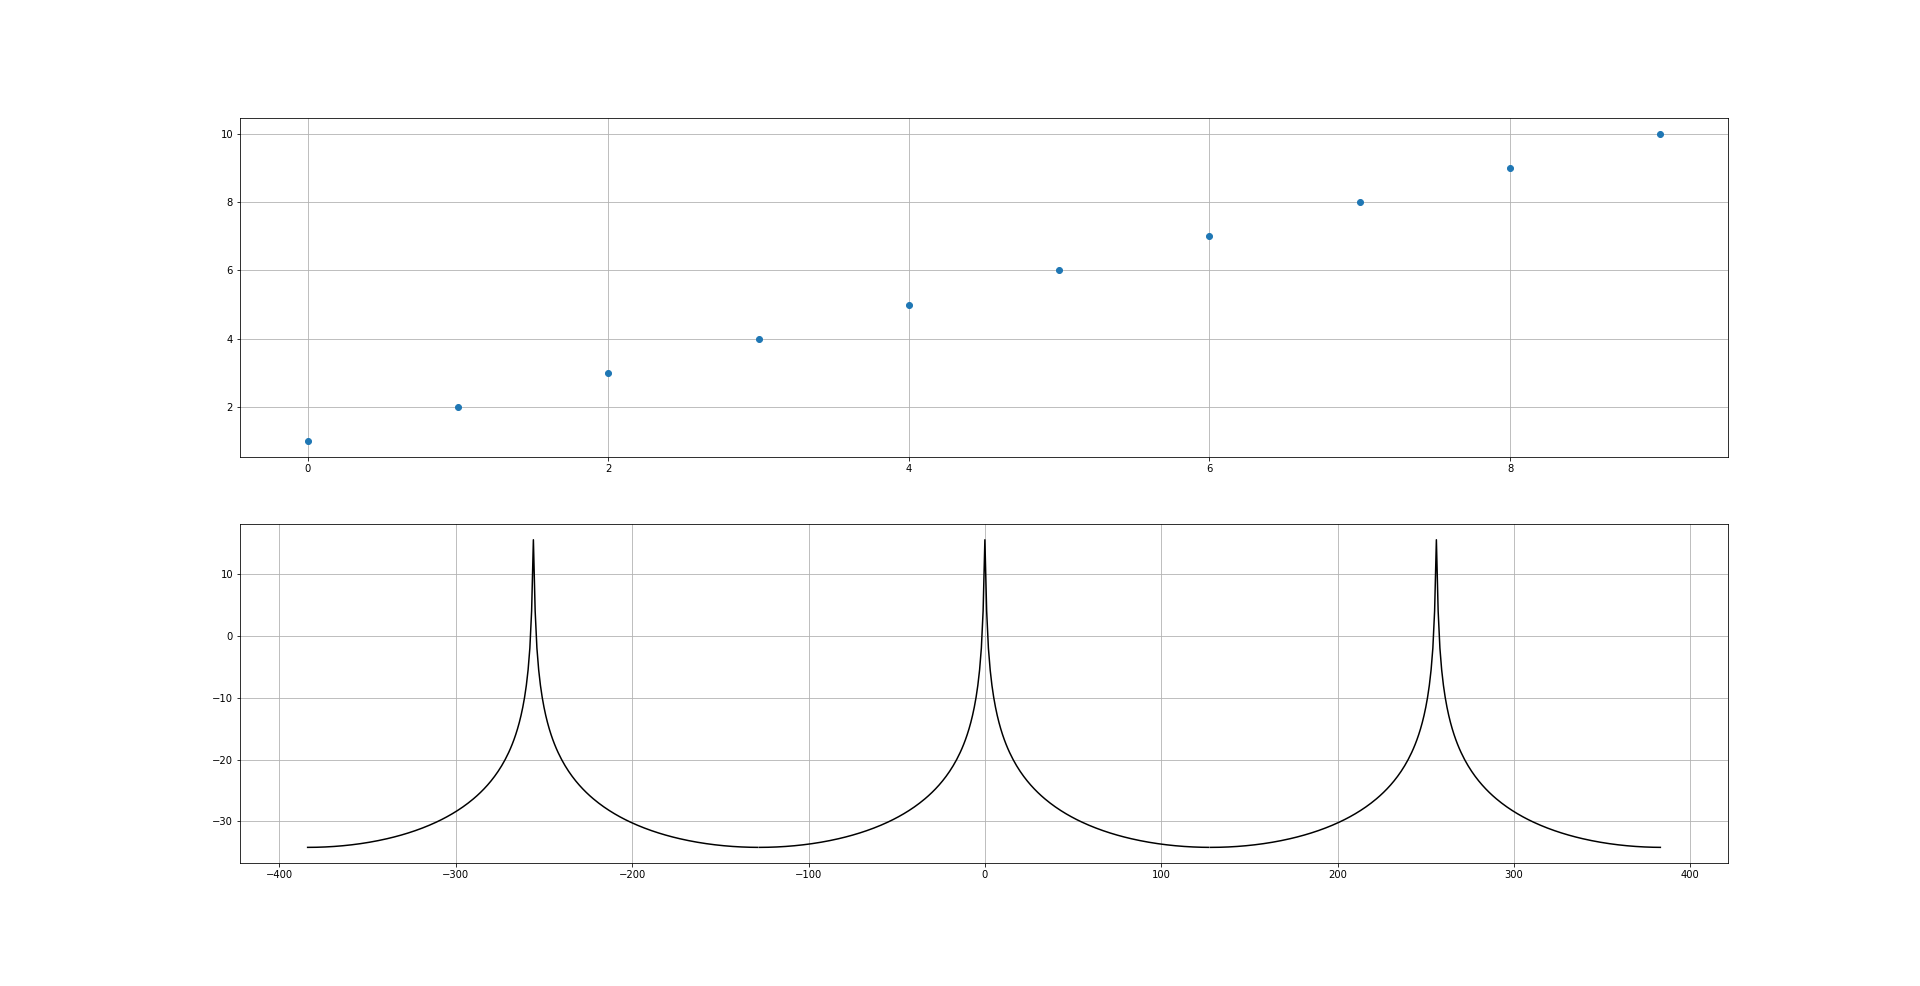

This chart was generated by the following Python code:
import numpy as np
import matplotlib.pyplot as plt
#x = np.linspace(0, 100, 1000) #创建一个包含30个点的余弦波信号
#wave = x + 1
#transformed = np.fft.fft(wave)  #使用fft函数对余弦波信号进行傅里叶变换。
## print (np.all(np.abs(np.fft.ifft(transformed) - wave) < 10 ** -9))  #对变换后的结果应用ifft函数，应该可以近似地还原初始信号。
#plt.subplot(211)
#plt.plot(x,wave)
#plt.subplot(212)
#plt.plot(abs(transformed))  #使用Matplotlib绘制变换后的信号。
#plt.show()


def wave(size):
    max = 10
    x = np.arange(0,max,max/size)
    y = x+1
    return x,y
def freq_center(fy,size):
    #把频谱移到坐标原点
    fy_center = fy.copy()
    
    offset = int(size/2)
    for i in range(0,size,1):
        if i < offset:
            fy_center[i] = fy[i+offset]
        else:
            fy_center[i] = fy[offset-i]
        
    return fy_center
    
    
    
    
fft_size = 256

x,y = wave(fft_size)
fy = np.fft.fft(y) / fft_size

f_center = np.arange(-fft_size/2,fft_size/2,1)
fy_center = freq_center(fy,fft_size)


plt.subplot(211)
plt.plot(np.arange(0,10,1),np.arange(0,10,1)+1,'o')
plt.grid()
plt.subplot(212)
plt.plot(f_center,20*np.log10(np.abs(fy_center)),color='k')
plt.hold
plt.plot(f_center + fft_size,20*np.log10(np.abs(fy_center)),color='k')
plt.plot(f_center - fft_size,20*np.log10(np.abs(fy_center)),color='k')
plt.grid()
